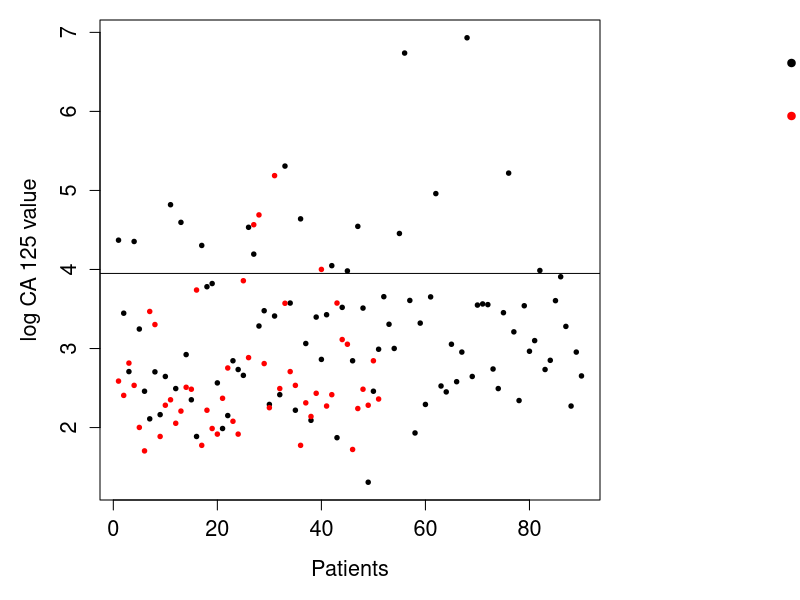

Reproduce this figure in R.
nondiseased<-c(13.3,
         11.1,
         16.7,
         12.6,
         7.4,
         5.5,
         32.1,
         27.2,
         6.6,
         9.8,
         10.5,
         7.8,
         9.1,
         12.3,
         12,
         42.1,
         5.9,
         9.2,
         7.3,
         6.8,
         10.7,
         15.7,
         8,
         6.8,
         47.35,
         17.9,
         96.2,
         108.9,
         16.6,
         9.5,
         179,
         12.1,
         35.6,
         15,
         12.6,
         5.9,
         10.1,
         8.5,
         11.4,
         54.65,
         9.7,
         11.2,
         35.7,
         22.5,
         21.2,
         5.6,
         9.4,
         12,
         9.8,
         17.2,
         10.6)
diseased<-c(79.1,
         31.4,
         15,
         77.8,
         25.7,
         11.7,
         8.25,
         14.95,
         8.7,
         14.1,
         123.9,
         12.1,
         99.1,
         18.6,
         10.5,
         6.6,
         74,
         43.9,
         45.7,
         13,
         7.3,
         8.6,
         17.2,
         15.4,
         14.3,
         93.1,
         66.3,
         26.7,
         32.4,
         9.9,
         30.3,
         11.2,
         202,
         35.7,
         9.2,
         103.6,
         21.4,
         8.1,
         29.9,
         17.5,
         30.8,
         57.3,
         6.5,
         33.8,
         53.6,
         17.2,
         94.2,
         33.5,
         3.7,
         11.7,
         19.9,
         38.7,
         27.3,
         20.1,
         86.1,
         844,
         36.9,
         6.9,
         27.7,
         9.9,
         38.6,
         142.6,
         12.5,
         11.6,
         21.2,
         13.2,
         19.2,
         1024,
         14.1,
         34.8,
         35.3,
         35,
         15.5,
         12.1,
         31.6,
         184.8,
         24.8,
         10.4,
         34.5,
         19.4,
         22.2,
         53.9,
         15.4,
         17.3,
         36.8,
         49.8,
         26.5667,
         9.7,
         19.2,
         14.2
)

par(mar = c(5, 5,1,10))
plot(log(diseased), ylim = c(min(log(diseased)),max(log(diseased))), xlab= "Patients",ylab="log CA 125 value", cex=0.6, pch=19, cex.lab=1.3, cex.axis=1.3)
points(log(nondiseased),col="red", cex=0.6, pch=19)
legend("topright"
       ,legend=c("Individuals with 
pancreatic cancer",
"Individuals without
 pancreatic cancer"),
       col=c("black","red")# entries
       ,pt.cex=c(1,1) # point expansion
       ,pch=19 # plot symbol
       ,ncol=1
       ,inset = c(-0.7, 
                 0)
       ,cex=1
       ,bty = 'n'
       ,xpd = TRUE
,y.intersp=2
)

abline(a=3.95,b=0)
?log
